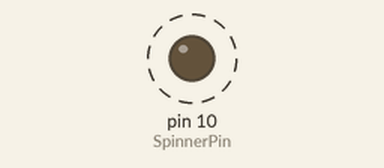
Simulated run of this sketch. Board: Arduino Uno, built with avr-gcc and run on an emulated ATmega328P. On the bench: output pins drawn as LEDs (lit = HIGH). Dashed ring = blinking. What the sketch prints to the serial monitor is not drawn.

Above: at 0.5 s.
Timing chart, 0 to 4.6 s (numbered marks = the images above):
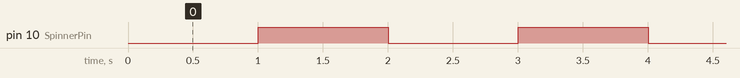

Measured:
- by itself, pin 10 (SpinnerPin): alternates HIGH for 1.0 s and LOW for 1.0 s

The sketch:

Spinner.ino
```cpp
int SpinnerPin = 10;

void setup() {
  Serial.begin(9600);
  pinMode(SpinnerPin, OUTPUT);
}

void loop() {
  Spinner(false);
  delay(1000);
  Spinner(true);
  delay(1000);

}

void Spinner(boolean on){
  int SpinnerState = 0;
  if(on == true){
    digitalWrite(SpinnerPin, HIGH);
    SpinnerState = 1;
  }
  else if(on == false){
    digitalWrite(SpinnerPin, LOW);
    SpinnerState = 0;
  }
  Serial.print(SpinnerState);
}
```
